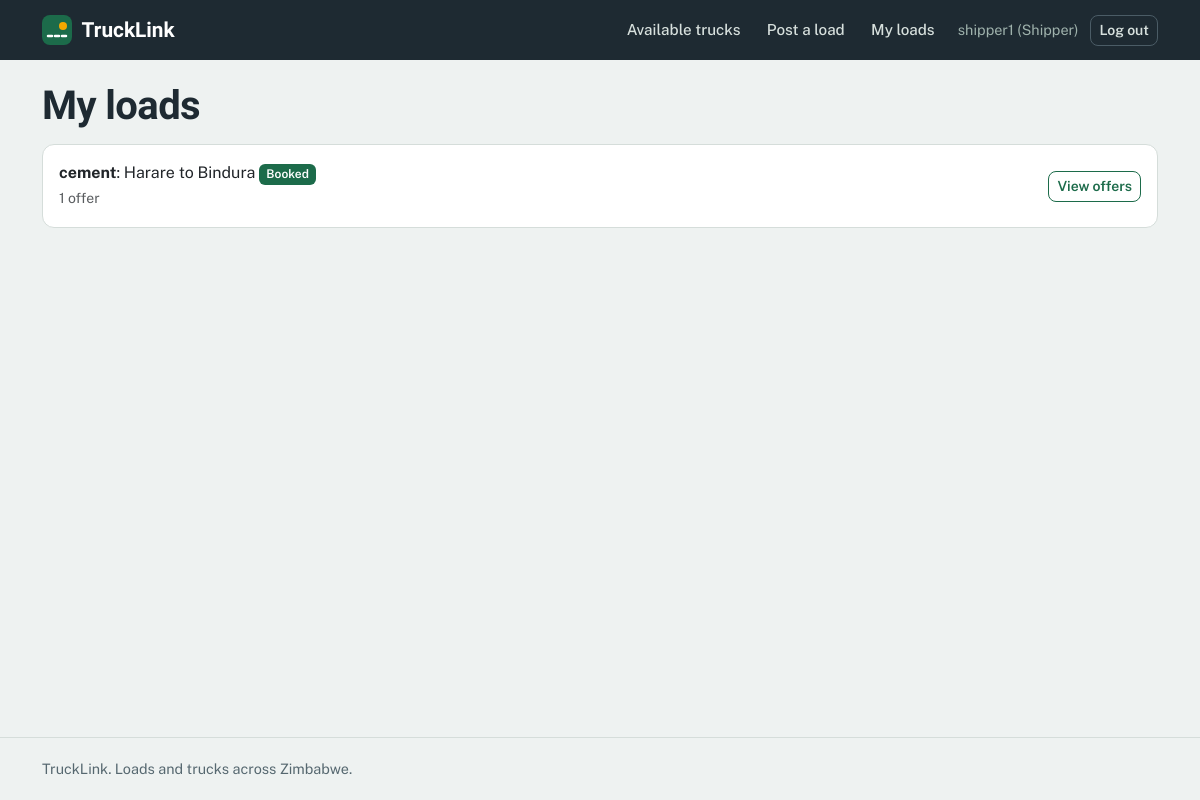
Page /loads/mine/ (signed in) on the earlier database version.
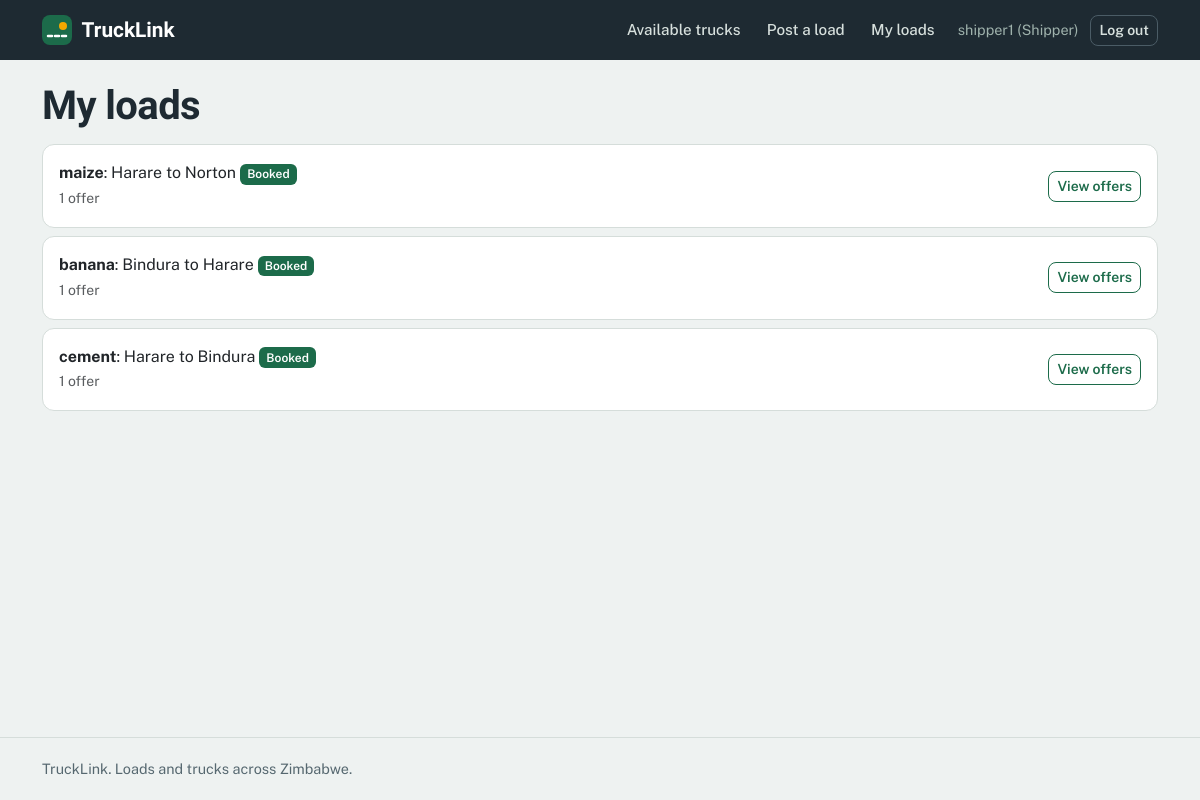
Same page on the later database version.
### loads/models.py (models this page shows, shortened)
class Load(models.Model):
    STATUS_CHOICES = [
        ('open', 'Open'),
        ('booked', 'Booked'),
        ('delivered', 'Delivered'),
    ]
    shipper = models.ForeignKey(settings.AUTH_USER_MODEL, on_delete=models.CASCADE,
                                related_name='loads', null=True, blank=True)
    title = models.CharField(max_length=100)
    pickup = models.CharField(max_length=100)
    destination = models.CharField(max_length=100)
    weight_tonnes = models.DecimalField(max_digits=6, decimal_places=2)
    offered_price = models.DecimalField(max_digits=10, decimal_places=2)
    pickup_date = models.DateField(null=True, blank=True)
    status = models.CharField(max_length=20, choices=STATUS_CHOICES, default='open')
    created_at = models.DateTimeField(auto_now_add=True)

### loads/views.py (the view)
# urls.py: path('mine/', views.my_loads, name='my_loads'),
@login_required
def my_loads(request):
    if _role(request.user) != 'shipper':
        return redirect('home')
    loads = Load.objects.filter(shipper=request.user).order_by('-created_at')
    return render(request, 'loads/my_loads.html', {'loads': loads})

### loads/views.py (called while the page is built)
def _role(user):
    profile = getattr(user, 'profile', None)
    return profile.role if profile else None

### loads/templates/loads/my_loads.html (shortened to what this page needs)
{% extends 'base.html' %}
{% block content %}
<h1 class="mb-3">My loads</h1>
{% for load in loads %}
<div class="card mb-2">
  <div class="card-body d-flex justify-content-between align-items-center flex-wrap gap-2">
    <div>
      <strong>{{ load.title }}</strong>: {{ load.pickup }} to {{ load.destination }}
      <span class="badge bg-success">{{ load.get_status_display }}</span><br>
      <span class="small text-muted">{{ load.offers.count }} offer{{ load.offers.count|pluralize }}</span>
    </div>
    <a href="{% url 'load_detail' load.pk %}" class="btn btn-sm btn-outline-primary">View offers</a>
  </div>
</div>
{% empty %}
<p>You have not posted any loads yet.</p>
{% endfor %}
{% endblock %}

Differences in the rows shown:
added Load: title "maize", pickup "Harare", destination "Norton", status "Booked", offers.count "1"
added Load: title "banana", pickup "Bindura", destination "Harare", status "Booked", offers.count "1"
